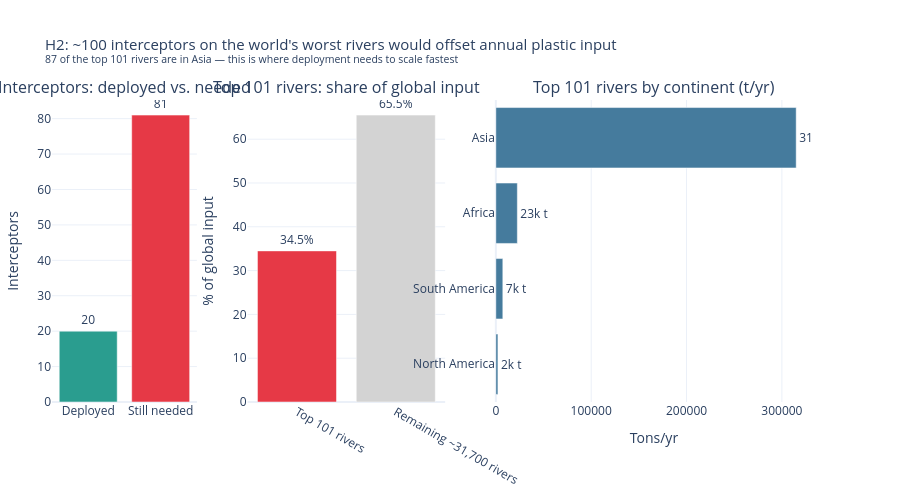

The notebook cell this image was saved under:
### Markdown cell above
Q4 / H2 — Cell 2: Visualisation + river cross-reference
============================================================

 --- How many top rivers could support a Guatemala-scale interceptor? ---
Guatemala's Rio Las Vacas emission in Meijer: we need rivers with
similar or higher emission volume
Guatemala interceptor sits on a river emitting ~high volume
Let's find how many Meijer rivers emit >= 1,000 t/yr (interceptor-viable)

### Code cell
top_100_by_continent = (
    top_100_rivers.groupby("continent")["emission"]
    .sum()
    .sort_values(ascending=True)
    .reset_index()
)

fig_h2 = make_subplots(
    rows=1, cols=3,
    subplot_titles=[
        "Interceptors: deployed vs. needed",
        "Top 101 rivers: share of global input",
        "Top 101 rivers by continent (t/yr)"
    ],
    column_widths=[0.22, 0.30, 0.48]
)

# Panel 1
fig_h2.add_trace(go.Bar(
    x=["Deployed", "Still needed"],
    y=[20, 81],
    marker_color=["#2A9D8F", "#E63946"],
    text=[20, 81],
    textposition="outside",
    showlegend=False,
), row=1, col=1)

# Panel 2
fig_h2.add_trace(go.Bar(
    x=["Top 101 rivers", "Remaining ~31,700 rivers"],
    y=[round(top_100_pct, 1), round(100 - top_100_pct, 1)],
    marker_color=["#E63946", "#d3d3d3"],
    text=[f"{top_100_pct:.1f}%", f"{100-top_100_pct:.1f}%"],
    textposition="outside",
    showlegend=False,
), row=1, col=2)

# Panel 3
fig_h2.add_trace(go.Bar(
    x=top_100_by_continent["emission"],
    y=top_100_by_continent["continent"],
    orientation="h",
    marker_color="#457B9D",
    text=top_100_by_continent["emission"].apply(lambda x: f"{x/1000:.0f}k t"),
    textposition="outside",
    showlegend=False,
), row=1, col=3)

fig_h2.update_layout(
    title=dict(
        text=(
            "H2: ~100 interceptors on the world's worst rivers would offset annual plastic input<br>"
            "<sup>87 of the top 101 rivers are in Asia — this is where deployment needs to scale fastest</sup>"
        ),
        font=dict(size=15)
    ),
    template="plotly_white",
    height=500,
    margin=dict(t=100, b=30, r=30, l=20)
)

fig_h2.update_yaxes(title_text="Interceptors", row=1, col=1)
fig_h2.update_yaxes(title_text="% of global input", row=1, col=2)
fig_h2.update_xaxes(
    title_text="Tons/yr",
    tickformat=".0f",
    row=1, col=3
)

fig_h2.show()
fig_h2.write_html("../figures/q4_h2_interceptor_projection.html")

### Figure 1 — Plotly figure (JSON) as saved in the notebook; plotly's stock layout.template omitted (floating-point values rounded to 4 significant figures)
{"data": [{"marker": {"color": ["#2A9D8F", "#E63946"]}, "showlegend": false, "text": ["20", "81"], "textposition": "outside", "type": "bar", "x": ["Deployed", "Still needed"], "xaxis": "x", "y": [20, 81], "yaxis": "y"}, {"marker": {"color": ["#E63946", "#d3d3d3"]}, "showlegend": false, "text": ["34.5%", "65.5%"], "textposition": "outside", "type": "bar", "x": ["Top 101 rivers", "Remaining ~31,700 rivers"], "xaxis": "x2", "y": [34.5, 65.5], "yaxis": "y2"}, {"marker": {"color": "#457B9D"}, "orientation": "h", "showlegend": false, "text": ["2k t", "7k t", "23k t", "315k t"], "textposition": "outside", "type": "bar", "x": [2180.0, 7323.0, 22550.0, 315000.0], "xaxis": "x3", "y": ["North America", "South America", "Africa", "Asia"], "yaxis": "y3"}], "layout": {"annotations": [{"font": {"size": 16}, "showarrow": false, "text": "Interceptors: deployed vs. needed", "x": 0.09533, "xanchor": "center", "xref": "paper", "y": 1, "yanchor": "bottom", "yref": "paper"}, {"font": {"size": 16}, "showarrow": false, "text": "Top 101 rivers: share of global input", "x": 0.3873, "xanchor": "center", "xref": "paper", "y": 1, "yanchor": "bottom", "yref": "paper"}, {"font": {"size": 16}, "showarrow": false, "text": "Top 101 rivers by continent (t/yr)", "x": 0.792, "xanchor": "center", "xref": "paper", "y": 1, "yanchor": "bottom", "yref": "paper"}], "height": 500, "margin": {"b": 30, "l": 20, "r": 30, "t": 100}, "title": {"font": {"size": 15}, "text": "H2: ~100 interceptors on the world's worst rivers would offset annual plastic input<br><sup>87 of the top 101 rivers are in Asia — this is where deployment needs to scale fastest</sup>"}, "xaxis": {"anchor": "y", "domain": [0, 0.1907]}, "xaxis2": {"anchor": "y2", "domain": [0.2573, 0.5173]}, "xaxis3": {"anchor": "y3", "domain": [0.584, 1], "tickformat": ".0f", "title": {"text": "Tons/yr"}}, "yaxis": {"anchor": "x", "domain": [0, 1], "title": {"text": "Interceptors"}}, "yaxis2": {"anchor": "x2", "domain": [0, 1], "title": {"text": "% of global input"}}, "yaxis3": {"anchor": "x3", "domain": [0, 1]}}}
